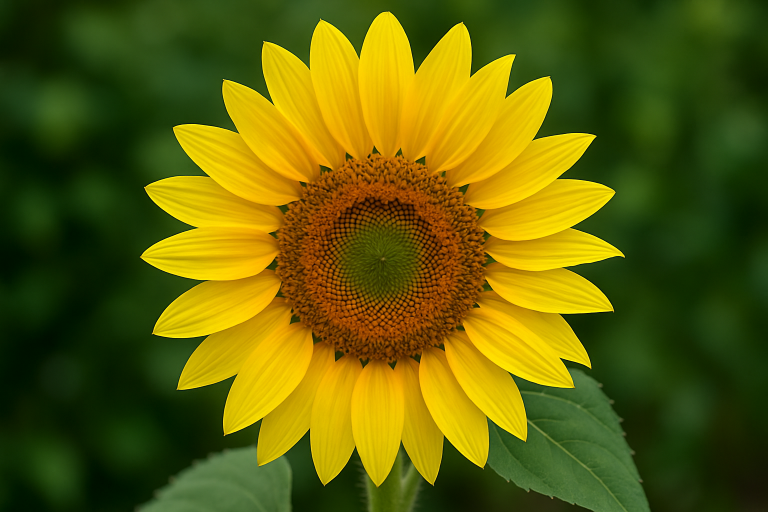
//> input picture C++/OpenCV/image.jpg, 1536 x 1024 px (shown at 1/2 size)
$ ./03_color_spaces   (built with g++ and OpenCV 4)
//> lines starting //> are read from the running program, lines starting //| are printed output that depends on the picture
// 03_color_spaces.cpp
// Beginner Level - Color Space Conversion
// This program demonstrates different color spaces and their conversions

#include <iostream>
#include <opencv2/opencv.hpp>

int main() {
    // Load an image
    cv::Mat original = cv::imread("image.jpg");
//> original is the input picture: 1024 rows x 1536 cols, CV_8UC3; mean B, G, R 7.1, 95.1, 95.4

    if (original.empty()) {
        std::cout << "Error: Could not load image 'image.jpg'" << std::endl;
        return -1;
    }

    // Convert to different color spaces
    cv::Mat gray, hsv, lab, yuv;

    // BGR to Grayscale
    cv::Mat gray_temp;
    cv::cvtColor(original, gray_temp, cv::COLOR_BGR2GRAY);
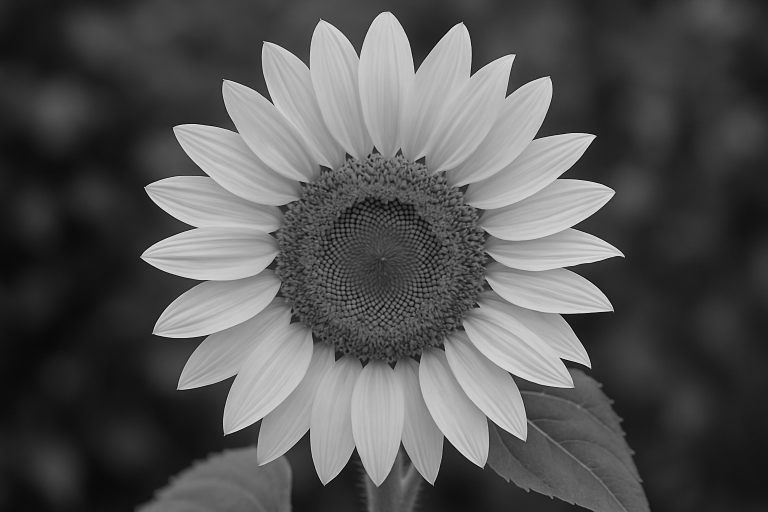
//> gray_temp: 1024 rows x 1536 cols, CV_8UC1 (shown at 1/2 size); min 0, max 242, mean 85.2
    // Convert grayscale back to 3-channel BGR for display
    cv::cvtColor(gray_temp, gray, cv::COLOR_GRAY2BGR);

    // BGR to HSV (Hue, Saturation, Value)
    cv::cvtColor(original, hsv, cv::COLOR_BGR2HSV);
//> hsv: 1024 rows x 1536 cols, CV_8UC3; mean H, S, V 38.4, 233, 112.4

    // BGR to Lab (Luminance, A, B)
    cv::cvtColor(original, lab, cv::COLOR_BGR2Lab);
//> lab: 1024 rows x 1536 cols, CV_8UC3; mean of channels 0, 1, 2 97.5, 118.2, 168.9

    // BGR to YUV
    cv::cvtColor(original, yuv, cv::COLOR_BGR2YUV);
//> yuv: 1024 rows x 1536 cols, CV_8UC3; mean of channels 0, 1, 2 85.2, 89.6, 136.9

    // Create a combined display image
    cv::Mat combined;
    cv::hconcat(std::vector<cv::Mat>{original, gray, hsv, lab, yuv}, combined);
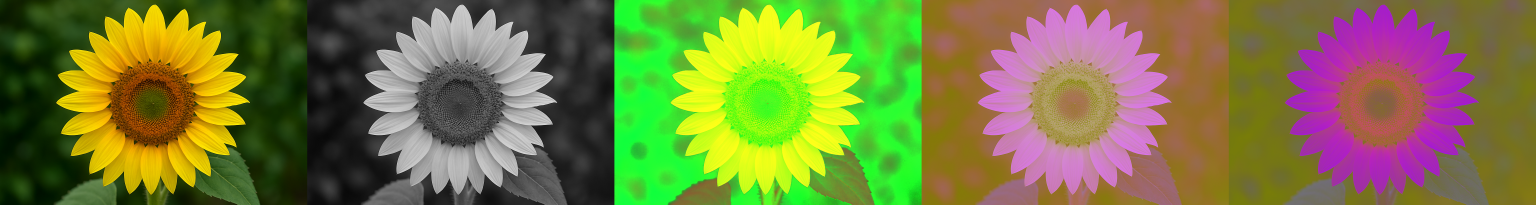
//> combined: 1024 rows x 7680 cols, CV_8UC3 (shown at 1/5 size); mean B, G, R 62.7, 124.2, 119.8

    // Resize if too large for display
    if (combined.cols > 1200) {
        double scale = 1200.0 / combined.cols;
//> scale = 0.156
        cv::resize(combined, combined, cv::Size(), scale, scale);
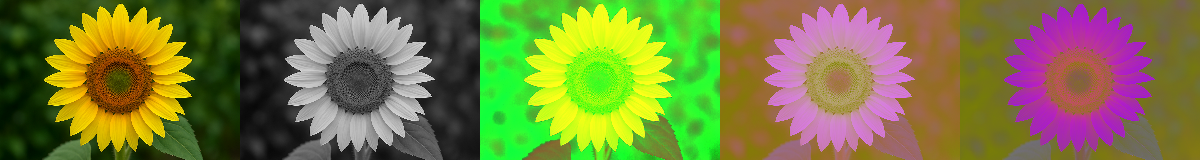
//> combined: 160 rows x 1200 cols, CV_8UC3; mean B, G, R 62.6, 124.1, 119.7
    }

    // Display the result
    cv::imshow("Color Spaces: Original | Grayscale | HSV | LAB | YUV", combined);

    std::cout << "Color space conversion completed!" << std::endl;
    std::cout << "Press any key to close..." << std::endl;
    cv::waitKey(0);
    cv::destroyAllWindows();

    return 0;
}
